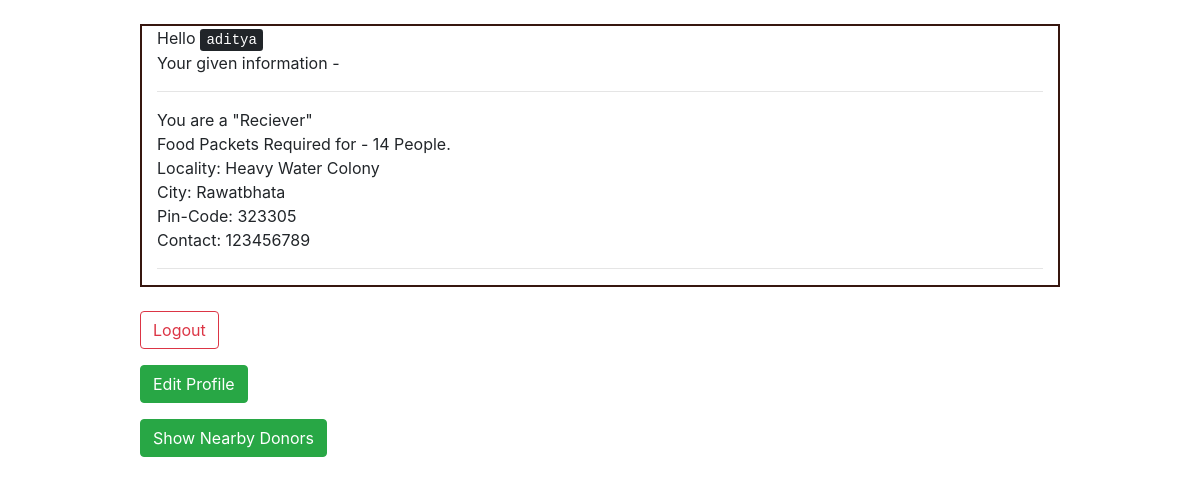
Page / (signed in) on the committed database.
### customUser/models.py (models this page shows, shortened)
class CustomUser(AbstractUser):
    pin_code = models.IntegerField(null = True)
    contact_no = models.IntegerField(null = True)
    resources = models.IntegerField(null = True) # no. of persons avability/requirement
    locality = models.CharField(max_length = 100)
    city = models.CharField(max_length = 50)
    """CHOICES=[('0','Donor'),
                     ('1','Reciever')]"""
    user_type = models.IntegerField(null = True) # 0 - Donor 1 - Reciever

### templates/home.html (shortened to what this page needs)
{% extends 'base.html' %}
{% load crispy_forms_tags %}
{% block content %}
<div class = "container-fluid" style="border:2px solid #36160F;">
	{% if user.is_authenticated %}
			Hello <kbd> {{ user.username }} </kbd>
		 <br> Your given information - <br> <hr>
		 	{% if user.user_type == 0 %}
				You are a "Donor"<br>
				Food Packets available for - {{ user.resources }} People.<br>
			{% else %}
				You are a "Reciever"<br>
				Food Packets Required for - {{user.resources}} People.<br>
			{% endif %}
			Locality: {{ user.locality }} <br>
			City: {{ user.city }} <br>
			Pin-Code: {{ user.pin_code }} <br>
			Contact: {{ user.contact_no }} <br> <hr>
</div>
<br>
			<form method = "post" action = "{% url 'logout' %}">
				<button type = "submit" class = "btn btn-outline-danger"> Logout</button>
			</form>
			<form method = "get" action = "{% url 'edit_profile' %}">
				<button type = "submit" class = "btn btn-success"> Edit Profile</button>
			</form>
			{% if user.user_type == 1 %}
			<form method = "post" action = "{% url 'showNearbyDonors' %}"> {%csrf_token%}
				<button type = "submit" class = "btn btn-success"> Show Nearby Donors </button>
			</form>
			{% endif %}
	{% endif %}
{% endblock %}

### rows in the picture
CustomUser: username "aditya", resources "14", locality "Heavy Water Colony", city "Rawatbhata", pin_code "323305", contact_no "123456789"
